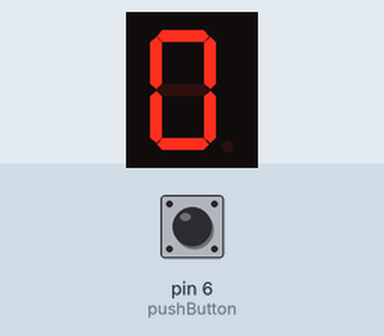
Bench run of a sketch on a simulated Arduino Uno, built with avr-gcc and run on an emulated ATmega328P. Parts: 1-digit seven-segment display. Wiring (inferred from the names in the program): 1-digit 7-segment display, segments lit when HIGH: segments A0, A1, A2, A3, A4, A5, pin 13. Inputs (shaded band) come from the test bench; at power-on: pin 6 (pushButton) LOW. The segment pins are drawn as the display they are named for.

Above: at 2.04 s.
2.7 s: pin 6 (pushButton) pulled HIGH for 0.15 s
At 3.88 s:
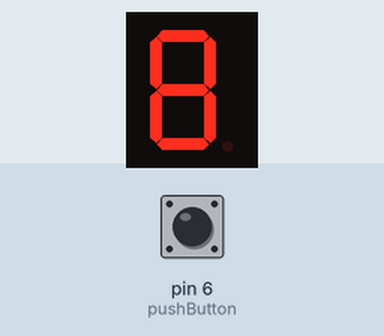
At 4.9 s:
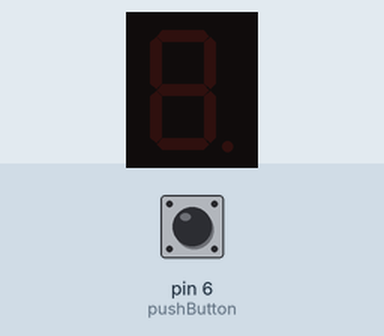
Timing chart, 0 to 6.4 s (numbered marks = the images above; inputs shaded):
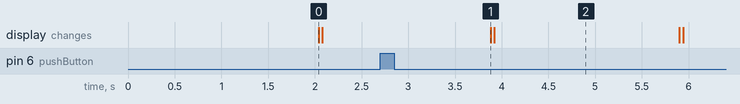

The sketch:

rpm_meter.ino.ino
```cpp
volatile unsigned long firstPulseTime;
volatile unsigned long lastPulseTime;
volatile unsigned long numPulses;
// Kodingan rpmm meter
int pushButton = 6;
uint32_t count, rpm, tSer;
bool state;
//akhir kodingan rpm

//Kodingan 7segment
int digit1 = 5; //PWM Display pin 1
int digit2 = 4; //PWM Display pin 2
int digit3 = 3; //PWM Display pin 6
int digit4 = 8; //PWM Display pin 8

int segA = A0; //Display pin 14
int segB = A1; //Display pin 16
int segC = A2; //Display pin 13
int segD = A3; //Display pin 3
int segE = A4; //Display pin 5
int segF = A5; //Display pin 11
int segG = 13; //Display pin 15
//akhir kodingan 7 segment

int thigh, tlow, rpmv, freqint;
double periode, freq;

void setup() {
  Serial.begin(9600);
  //Awal kodingan rpm
  pinMode(pushButton, INPUT);
  //

  //Awal kodingan 7 segment
  pinMode(segA, OUTPUT);
  pinMode(segB, OUTPUT);
  pinMode(segC, OUTPUT);
  pinMode(segD, OUTPUT);
  pinMode(segE, OUTPUT);
  pinMode(segF, OUTPUT);
  pinMode(segG, OUTPUT);

  pinMode(digit1, OUTPUT);
  pinMode(digit2, OUTPUT);
  pinMode(digit3, OUTPUT);
  pinMode(digit4, OUTPUT);
  //akhir kodingan 7 segment
  //pinMode(13, OUTPUT);
}

void loop() {
  algovega();
  //rpm = 123;
  //displayNumber(rpm);
  //algoveganew();
  displayNumber(rpmv);
  //algokardo();
}

void algoveganew()
{
  freq = readFrequency(1000);
  rpmv = freq * 60;
  Serial.print(freq);
  Serial.print("+");
  Serial.println(rpmv);
}
void algovega()
{
  thigh = pulseIn(pushButton, HIGH);
  tlow = pulseIn(pushButton, LOW);
  periode = (thigh + tlow);
  freq = 1000000 / periode;
  freqint = (int) freq;
  rpmv = freqint * 60;
}

void algokardo()
{
  //awal kodingan rpm
  int buttonState = digitalRead(pushButton);
  if (buttonState == 1) {
    state = 1;
  }
  delay(1);
  if (state == 1 && buttonState == 0) {
    count = count + 1;
    state = 0;
  }
  delay(1);        // delay in between reads for stability
  //Serial.println(buttonState);Serial.println(state); Serial.println(count);
  if (tSer < micros()) {
    tSer = micros() + 1000000;
    // print out the state of the button:
    Serial.println(count);
    rpm = count * 60;
    count = 0;
  }
  //Akhir kodingan rpm

  //Awal kodingan 7 segment
  displayNumber(23);

  //Akhir kodingan 7 segment
  /*
    displayNumber(1111);
    uint32_t SerialNumber;
    while (Serial.available())  SerialNumber = Serial.read();
    Serial.println(); Serial.print(SerialNumber);
    displayNumber(SerialNumber);
    delay(10);
  */
}

void displayNumber(int toDisplay) {
#define DISPLAY_BRIGHTNESS  500

#define DIGIT_ON  HIGH
#define DIGIT_OFF  LOW

  long beginTime = millis();

  for (int digit = 4 ; digit > 0 ; digit--) {

    //Turn on a digit for a short amount of time
    switch (digit) {
      case 1:
        digitalWrite(digit1, DIGIT_ON);
        break;
      case 2:
        digitalWrite(digit2, DIGIT_ON);
        break;
      case 3:
        digitalWrite(digit3, DIGIT_ON);
        break;
      case 4:
        digitalWrite(digit4, DIGIT_ON);
        break;
    }

    //Turn on the right segments for this digit
    lightNumber(toDisplay % 10);
    toDisplay /= 10;

    delayMicroseconds(DISPLAY_BRIGHTNESS);
    //Display digit for fraction of a second (1us to 5000us, 500 is pretty good)

    //Turn off all segments
    lightNumber(10);

    //Turn off all digits
    digitalWrite(digit1, DIGIT_OFF);
    digitalWrite(digit2, DIGIT_OFF);
    digitalWrite(digit3, DIGIT_OFF);
    digitalWrite(digit4, DIGIT_OFF);
  }

  while ( (millis() - beginTime) < 10) ;
  //Wait for 20ms to pass before we paint the display again
}

//Given a number, turns on those segments
//If number == 10, then turn off number
void lightNumber(int numberToDisplay) {

#define SEGMENT_ON  HIGH
#define SEGMENT_OFF LOW

  switch (numberToDisplay) {

    case 0:
      digitalWrite(segA, SEGMENT_ON);
      digitalWrite(segB, SEGMENT_ON);
      digitalWrite(segC, SEGMENT_ON);
      digitalWrite(segD, SEGMENT_ON);
      digitalWrite(segE, SEGMENT_ON);
      digitalWrite(segF, SEGMENT_ON);
      digitalWrite(segG, SEGMENT_OFF);
      break;

    case 1:
      digitalWrite(segA, SEGMENT_OFF);
      digitalWrite(segB, SEGMENT_ON);
      digitalWrite(segC, SEGMENT_ON);
      digitalWrite(segD, SEGMENT_OFF);
      digitalWrite(segE, SEGMENT_OFF);
      digitalWrite(segF, SEGMENT_OFF);
      digitalWrite(segG, SEGMENT_OFF);
      break;

    case 2:
      digitalWrite(segA, SEGMENT_ON);
      digitalWrite(segB, SEGMENT_ON);
      digitalWrite(segC, SEGMENT_OFF);
      digitalWrite(segD, SEGMENT_ON);
      digitalWrite(segE, SEGMENT_ON);
      digitalWrite(segF, SEGMENT_OFF);
      digitalWrite(segG, SEGMENT_ON);
      break;

    case 3:
      digitalWrite(segA, SEGMENT_ON);
      digitalWrite(segB, SEGMENT_ON);
      digitalWrite(segC, SEGMENT_ON);
      digitalWrite(segD, SEGMENT_ON);
      digitalWrite(segE, SEGMENT_OFF);
      digitalWrite(segF, SEGMENT_OFF);
      digitalWrite(segG, SEGMENT_ON);
      break;

    case 4:
      digitalWrite(segA, SEGMENT_OFF);
      digitalWrite(segB, SEGMENT_ON);
      digitalWrite(segC, SEGMENT_ON);
      digitalWrite(segD, SEGMENT_OFF);
      digitalWrite(segE, SEGMENT_OFF);
      digitalWrite(segF, SEGMENT_ON);
      digitalWrite(segG, SEGMENT_ON);
      break;

    case 5:
      digitalWrite(segA, SEGMENT_ON);
      digitalWrite(segB, SEGMENT_OFF);
      digitalWrite(segC, SEGMENT_ON);
      digitalWrite(segD, SEGMENT_ON);
      digitalWrite(segE, SEGMENT_OFF);
      digitalWrite(segF, SEGMENT_ON);
      digitalWrite(segG, SEGMENT_ON);
      break;

    case 6:
      digitalWrite(segA, SEGMENT_ON);
      digitalWrite(segB, SEGMENT_OFF);
      digitalWrite(segC, SEGMENT_ON);
      digitalWrite(segD, SEGMENT_ON);
      digitalWrite(segE, SEGMENT_ON);
      digitalWrite(segF, SEGMENT_ON);
      digitalWrite(segG, SEGMENT_ON);
      break;

    case 7:
      digitalWrite(segA, SEGMENT_ON);
      digitalWrite(segB, SEGMENT_ON);
      digitalWrite(segC, SEGMENT_ON);
      digitalWrite(segD, SEGMENT_OFF);
      digitalWrite(segE, SEGMENT_OFF);
      digitalWrite(segF, SEGMENT_OFF);
      digitalWrite(segG, SEGMENT_OFF);
      break;

    case 8:
      digitalWrite(segA, SEGMENT_ON);
      digitalWrite(segB, SEGMENT_ON);
      digitalWrite(segC, SEGMENT_ON);
      digitalWrite(segD, SEGMENT_ON);
      digitalWrite(segE, SEGMENT_ON);
      digitalWrite(segF, SEGMENT_ON);
      digitalWrite(segG, SEGMENT_ON);
      break;

    case 9:
      digitalWrite(segA, SEGMENT_ON);
      digitalWrite(segB, SEGMENT_ON);
      digitalWrite(segC, SEGMENT_ON);
      digitalWrite(segD, SEGMENT_ON);
      digitalWrite(segE, SEGMENT_OFF);
      digitalWrite(segF, SEGMENT_ON);
      digitalWrite(segG, SEGMENT_ON);
      break;

    case 10:
      digitalWrite(segA, SEGMENT_OFF);
      digitalWrite(segB, SEGMENT_OFF);
      digitalWrite(segC, SEGMENT_OFF);
      digitalWrite(segD, SEGMENT_OFF);
      digitalWrite(segE, SEGMENT_OFF);
      digitalWrite(segF, SEGMENT_OFF);
      digitalWrite(segG, SEGMENT_OFF);
      break;
  }
}
```

counter.ino
```cpp
// Frequency counter sketch, for measuring frequencies low enough to execute an interrupt for each cycle
// Connect the frequency source to the INT0 pin (digital pin 2 on an Arduino Uno)

void isr()
{
 unsigned long now = micros();
 if (numPulses == 1)
 {
   firstPulseTime = now;
 }
 else
 {
   lastPulseTime = now;
 }
 ++numPulses;
}

// Measure the frequency over the specified sample time in milliseconds, returning the frequency in Hz
float readFrequency(unsigned int sampleTime)
{
 numPulses = 0;                      // prime the system to start a new reading
 attachInterrupt(0, isr, RISING);    // enable the interrupt
 delay(sampleTime);
 detachInterrupt(0);
 return (numPulses < 3) ? 0 : (1000000.0 * (float)(numPulses - 2))/(float)(lastPulseTime - firstPulseTime);
}
```

Measured:
- after the input at 2.7 s, the display: changes after 1.2 s (image 1)
